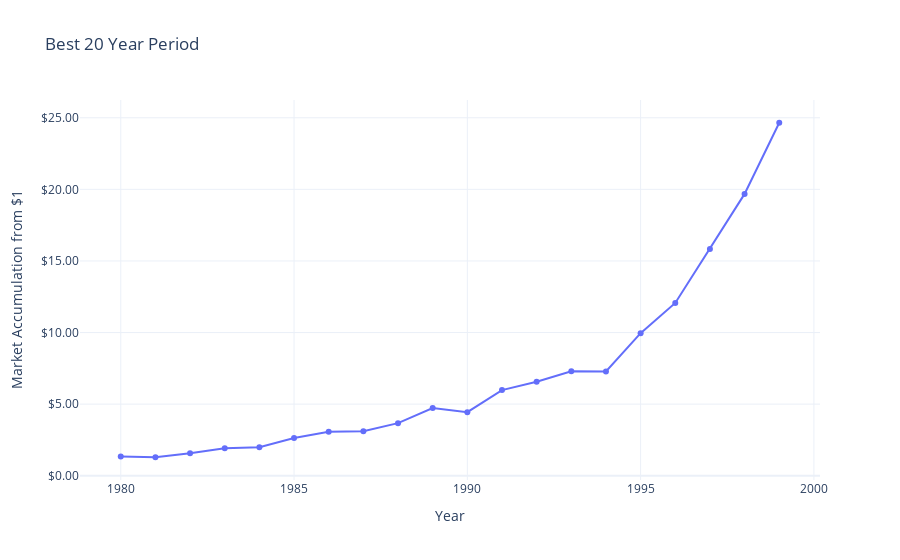

The code cell stored with this chart in its notebook:
### Markdown cell above
# FIGURE 1

### Code cell
import plotly.graph_objects as go

trace = go.Scatter(
    x=best.year,
    y=best.compounded_return,
    text=best.startyear,
    hovertemplate="%{text}-%{x}<br>$%{y:.2f}",
    mode="lines+markers"
)
fig = go.Figure(trace)
fig.update_layout(
    title = f"Best {years} Year Period",
    xaxis_title="Year",
    yaxis_title=f"{name} Accumulation from $1",
    yaxis_tickprefix="$",
    yaxis_tickformat=".2f",
    template="plotly_white"
)
fig.show()

### Figure 1 — Plotly figure (JSON) as saved in the notebook; plotly's stock layout.template omitted (floating-point values rounded to 4 significant figures)
{"data": [{"hovertemplate": "%{text}-%{x}<br>$%{y:.2f}", "mode": "lines+markers", "text": [1980, 1980, 1980, 1980, 1980, 1980, 1980, 1980, 1980, 1980, 1980, 1980, 1980, 1980, 1980, 1980, 1980, 1980, 1980, 1980], "type": "scatter", "x": [1980, 1981, 1982, 1983, 1984, 1985, 1986, 1987, 1988, 1989, 1990, 1991, 1992, 1993, 1994, 1995, 1996, 1997, 1998, 1999], "y": [1.334, 1.288, 1.561, 1.913, 1.986, 2.634, 3.063, 3.112, 3.669, 4.727, 4.437, 5.98, 6.563, 7.292, 7.278, 9.957, 12.07, 15.83, 19.68, 24.65]}], "layout": {"title": {"text": "Best 20 Year Period"}, "xaxis": {"title": {"text": "Year"}}, "yaxis": {"tickformat": ".2f", "tickprefix": "$", "title": {"text": "Market Accumulation from $1"}}}}
